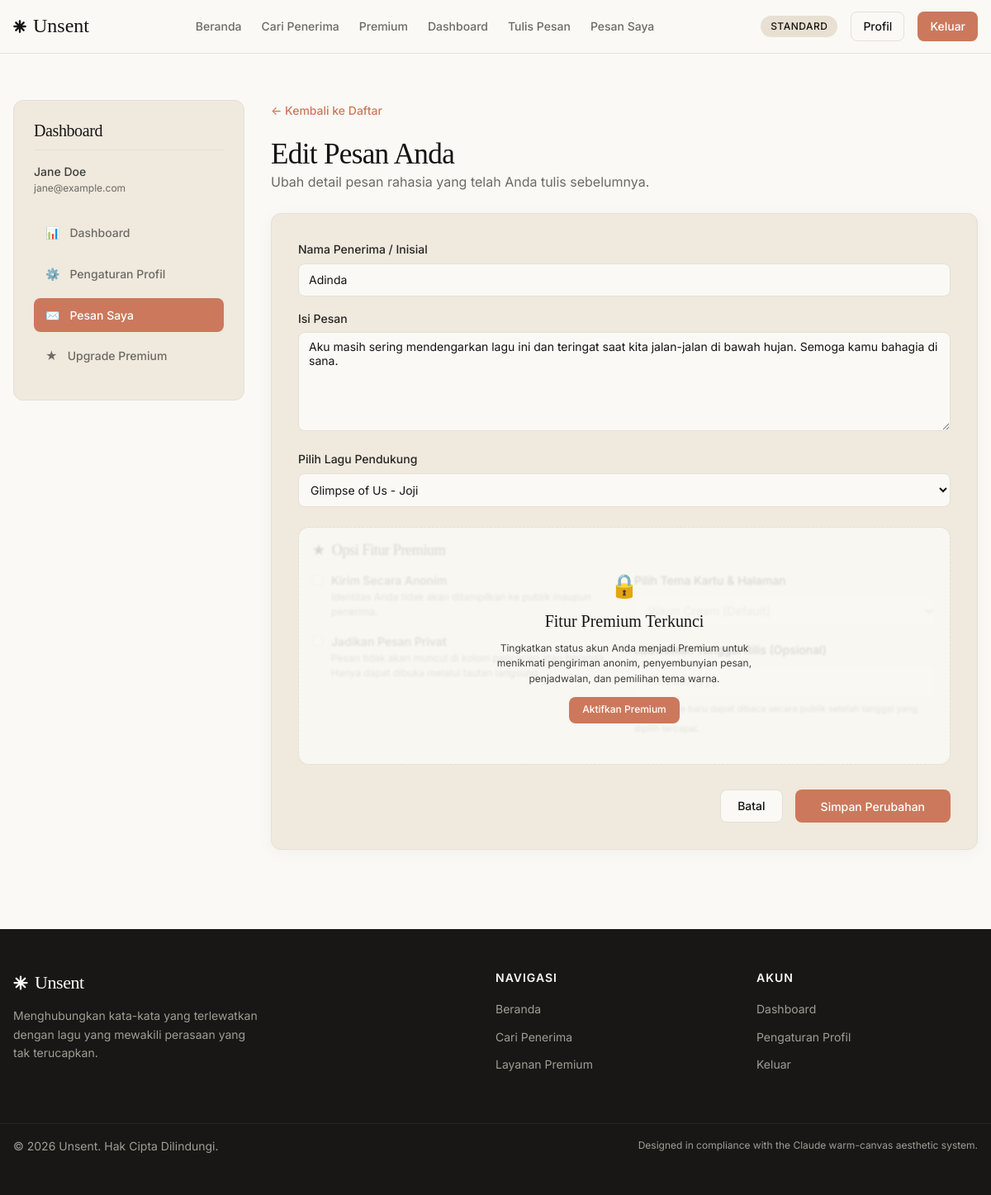
Screenshot of /edit_message.php?id=1 (signed in) with the database file from the repository.
### tables this page shows
CREATE TABLE `messages` (
  `id_message` INT AUTO_INCREMENT PRIMARY KEY,
  `id_user` INT NOT NULL,
  `recipient_name` VARCHAR(100) NOT NULL,
  `message_content` TEXT NOT NULL,
  `id_song` INT NOT NULL,
  `anonymous` TINYINT(1) DEFAULT 0,
  `private_message` TINYINT(1) DEFAULT 0,
  `theme` VARCHAR(50) DEFAULT 'cream',
  `scheduled_date` DATE NULL,
  `created_at` TIMESTAMP DEFAULT CURRENT_TIMESTAMP,
  FOREIGN KEY (`id_user`) REFERENCES `users` (`id_user`) ON DELETE CASCADE,
  FOREIGN KEY (`id_song`) REFERENCES `songs` (`id_song`) ON DELETE RESTRICT
);

CREATE TABLE `songs` (
  `id_song` INT AUTO_INCREMENT PRIMARY KEY,
  `title` VARCHAR(150) NOT NULL,
  `artist` VARCHAR(100) NOT NULL,
  `link` VARCHAR(255) NOT NULL,
  `cover_image` VARCHAR(255) DEFAULT NULL,
  `spotify_url` VARCHAR(255) DEFAULT NULL,
  `created_at` TIMESTAMP DEFAULT CURRENT_TIMESTAMP
);

### includes/config.php (called while the page is built, shortened)
<?php
try {
    $pdo = new PDO("mysql:host=" . DB_HOST . ";dbname=" . DB_NAME . ";charset=utf8mb4", DB_USER, DB_PASS, [
        PDO::ATTR_ERRMODE => PDO::ERRMODE_EXCEPTION,
        PDO::ATTR_DEFAULT_FETCH_MODE => PDO::FETCH_ASSOC,
        PDO::ATTR_EMULATE_PREPARES => false,
    ]);
} catch (PDOException $e) {
    die("Database connection failed: " . $e->getMessage());
}
function sanitize($data) {
    return htmlspecialchars(trim($data), ENT_QUOTES, 'UTF-8');
}
function isLoggedIn() {
    return isset($_SESSION['user_id']);
}
function isPremium() {
    if (isLoggedIn()) {
        global $pdo;
        $stmt = $pdo->prepare("SELECT premium_status, premium_until FROM users WHERE id_user = ?");
        $stmt->execute([$_SESSION['user_id']]);
        $user = $stmt->fetch();
    }
    return false;
}
?>

### edit_message.php (the view, shortened to what this page needs)
<?php
require_once __DIR__ . '/includes/config.php';
$id = isset($_GET['id']) ? (int)$_GET['id'] : 0;
$user_id = $_SESSION['user_id'];
$is_prem = isPremium();
$msg = null;
try {
    $stmt = $pdo->prepare("SELECT * FROM messages WHERE id_message = ? AND id_user = ?");
    $stmt->execute([$id, $user_id]);
    $msg = $stmt->fetch();
} catch (PDOException $e) {
    $error = 'Gagal memuat detail pesan.';
}
try {
    $songs_stmt = $pdo->prepare("SELECT id_song, title, artist FROM songs ORDER BY title ASC");
    $songs_stmt->execute();
    $songs = $songs_stmt->fetchAll();
} catch (PDOException $e) {
    $songs = [];
    $error = 'Gagal memuat data lagu.';
}
?>
<?php require_once __DIR__ . '/includes/header.php'; ?>
<div class="dashboard-grid">
  <div class="sidebar-card">
    <h3 style="font-size: 20px; border-bottom: 1px solid var(--color-hairline); padding-bottom: 10px; margin-bottom: 15px;">Dashboard</h3>
    <p style="font-size: 14px; font-weight: 500;"><?php echo sanitize($_SESSION['user_name']); ?></p>
    <p style="font-size: 12px; color: var(--color-muted);"><?php echo sanitize($_SESSION['user_email']); ?></p>
    <ul class="sidebar-menu">
      <li>
        <a href="dashboard_user.php">
          <span>📊</span> Dashboard
        </a>
      </li>
      <li>
        <a href="profile.php">
          <span>⚙️</span> Pengaturan Profil
        </a>
      </li>
      <li>
        <a href="my_messages.php" class="active">
          <span>✉️</span> Pesan Saya
        </a>
      </li>
      <li>
        <a href="premium.php">
          <span>★</span> Upgrade Premium
        </a>
      </li>
    </ul>
  </div>
  <div>
    <div style="margin-bottom: 20px;">
      <a href="my_messages.php" style="font-weight: 500; font-size: 14px;">← Kembali ke Daftar</a>
    </div>
    <h2>Edit Pesan Anda</h2>
    <p style="color: var(--color-muted); margin-bottom: 25px;">Ubah detail pesan rahasia yang telah Anda tulis sebelumnya.</p>
    <form action="edit_message.php?id=<?php echo $id; ?>" method="POST" class="card" style="background-color: var(--color-surface-card);">
      <div class="form-group">
        <label for="recipient_name" class="form-label">Nama Penerima / Inisial</label>
        <input type="text" id="recipient_name" name="recipient_name" class="form-input" placeholder="Masukkan nama penerima..." required value="<?php echo sanitize($msg['recipient_name']); ?>">
      </div>
      <div class="form-group">
        <label for="message_content" class="form-label">Isi Pesan</label>
        <textarea id="message_content" name="message_content" class="form-input" required><?php echo sanitize($msg['message_content']); ?></textarea>
      </div>
      <div class="form-group">
        <label for="id_song" class="form-label">Pilih Lagu Pendukung</label>
        <select id="id_song" name="id_song" class="form-input" style="height: auto; padding: 10px;" required>
          <?php foreach ($songs as $song): ?>
            <option value="<?php echo $song['id_song']; ?>" <?php echo ($msg['id_song'] == $song['id_song']) ? 'selected' : ''; ?>>
              <?php echo sanitize($song['title']); ?> - <?php echo sanitize($song['artist']); ?>
            </option>
          <?php endforeach; ?>
        </select>
      </div>
      <div class="premium-locked-section">
        <?php if (!$is_prem): ?>
          <div class="premium-lock-overlay">
            <span style="font-size: 28px; margin-bottom: 5px;">🔒</span>
            <div class="lock-title">Fitur Premium Terkunci</div>
            <p style="font-size: 12px; max-width: 320px; color: var(--color-body); margin-bottom: 12px;">
              Tingkatkan status akun Anda menjadi Premium untuk menikmati pengiriman anonim, penyembunyian pesan, penjadwalan, dan pemilihan tema warna.
            </p>
            <a href="premium.php" class="btn btn-primary" style="height: 32px; font-size: 12px; padding: 0 15px;">Aktifkan Premium</a>
          </div>
        <?php endif; ?>
        <h3 style="font-size: 18px; margin-bottom: 15px; display: flex; align-items: center; gap: 8px;">
          <span>★</span> Opsi Fitur Premium
        </h3>
        <div style="display: grid; grid-template-columns: 1fr 1fr; gap: var(--spacing-lg);">
          <div>
            <div class="form-group" style="display: flex; align-items: flex-start; gap: 10px; margin-bottom: 15px;">
              <input type="checkbox" name="anonymous" id="anonymous" value="1" style="margin-top: 4px;" <?php echo !$is_prem ? 'disabled' : ''; ?> <?php echo ($msg['anonymous'] == 1) ? 'checked' : ''; ?>>
              <label for="anonymous" style="font-size: 14px; font-weight: 500; cursor: pointer;">
                <span style="display: block; font-size: 12px; font-weight: normal; color: var(--color-muted);">
                </span>
              </label>
            </div>
            <div class="form-group" style="display: flex; align-items: flex-start; gap: 10px;">
              <input type="checkbox" name="private_message" id="private_message" value="1" style="margin-top: 4px;" <?php echo !$is_prem ? 'disabled' : ''; ?> <?php echo ($msg['private_message'] == 1) ? 'checked' : ''; ?>>
              <label for="private_message" style="font-size: 14px; font-weight: 500; cursor: pointer;">
                Jadikan Pesan Privat
                <span style="display: block; font-size: 12px; font-weight: normal; color: var(--color-muted);">
                  Pesan tidak akan muncul di kolom pencarian atau beranda. Hanya dapat dibuka melalui tautan langsung.
                </span>
              </label>
            </div>
          </div>
          <div>
            <div class="form-group">
              <label for="theme" class="form-label">Pilih Tema Kartu & Halaman</label>
              <select name="theme" id="theme" class="form-input" <?php echo !$is_prem ? 'disabled' : ''; ?>>
                <option value="cream" <?php echo ($msg['theme'] === 'cream') ? 'selected' : ''; ?>>Warm Cream (Default)</option>
              </select>
            </div>
            <div class="form-group">
              <label for="scheduled_date" class="form-label">Jadwalkan Tanggal Rilis (Opsional)</label>
              <input type="date" name="scheduled_date" id="scheduled_date" class="form-input" min="<?php echo date('Y-m-d'); ?>" <?php echo !$is_prem ? 'disabled' : ''; ?> value="<?php echo $msg['scheduled_date']; ?>">
              <span style="font-size: 11px; color: var(--color-muted);">Pesan Anda baru dapat dibaca secara publik setelah tanggal yang dipilih tercapai.</span>
            </div>
          </div>
        </div>
      </div>
      <div style="margin-top: 30px; display: flex; gap: 15px; justify-content: flex-end;">
        <a href="my_messages.php" class="btn btn-secondary">Batal</a>
        <button type="submit" class="btn btn-primary" style="padding: 0 30px;">Simpan Perubahan</button>
      </div>
    </form>
  </div>
</div>
<?php require_once __DIR__ . '/includes/footer.php'; ?>

### rows the page displays
messages: recipient_name "Adinda", message_content "Aku masih sering mendengarkan lagu ini dan teringat saat kita jalan-jalan di bawah hujan. Semoga kamu bahagia di sana.", id_song "Glimpse of Us - Joji", theme "Warm Cream (Default)"

### other values shown
$_SESSION['user_name'] "Jane Doe"
$_SESSION['user_email'] "jane@example.com"
